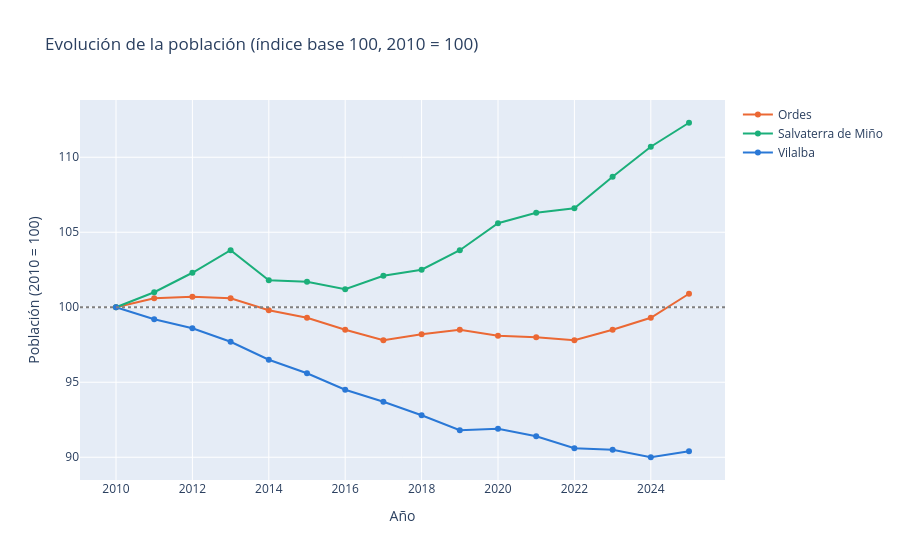

The notebook cell saved with this chart:
### Markdown cell above
## 9. Primeros gráficos

### Code cell
COLORES = {"Vilalba": "#2a78d6", "Ordes": "#eb6834", "Salvaterra de Miño": "#1baf7a"}

fig = px.line(ind[ind["anyo"] >= ANYO_BASE], x="anyo", y="indice_base100", color="concello",
              color_discrete_map=COLORES, markers=True,
              labels={"anyo": "Año", "indice_base100": f"Población ({ANYO_BASE} = 100)", "concello": ""},
              title=f"Evolución de la población (índice base 100, {ANYO_BASE} = 100)")
fig.add_hline(y=100, line_dash="dot", line_color="gray")
fig.show()

### Figure 1 — Plotly figure (JSON) as saved in the notebook; plotly's stock layout.template omitted (floating-point values rounded to 4 significant figures)
{"data": [{"hovertemplate": "=Ordes<br>Año=%{x}<br>Población (2010 = 100)=%{y}<extra></extra>", "legendgroup": "Ordes", "line": {"color": "#eb6834", "dash": "solid"}, "marker": {"symbol": "circle"}, "mode": "lines+markers", "name": "Ordes", "orientation": "v", "showlegend": true, "type": "scatter", "x": [2010, 2011, 2012, 2013, 2014, 2015, 2016, 2017, 2018, 2019, 2020, 2021, 2022, 2023, 2024, 2025], "xaxis": "x", "y": [100.0, 100.6, 100.7, 100.6, 99.8, 99.3, 98.5, 97.8, 98.2, 98.5, 98.1, 98.0, 97.8, 98.5, 99.3, 100.9], "yaxis": "y"}, {"hovertemplate": "=Salvaterra de Miño<br>Año=%{x}<br>Población (2010 = 100)=%{y}<extra></extra>", "legendgroup": "Salvaterra de Miño", "line": {"color": "#1baf7a", "dash": "solid"}, "marker": {"symbol": "circle"}, "mode": "lines+markers", "name": "Salvaterra de Miño", "orientation": "v", "showlegend": true, "type": "scatter", "x": [2010, 2011, 2012, 2013, 2014, 2015, 2016, 2017, 2018, 2019, 2020, 2021, 2022, 2023, 2024, 2025], "xaxis": "x", "y": [100.0, 101.0, 102.3, 103.8, 101.8, 101.7, 101.2, 102.1, 102.5, 103.8, 105.6, 106.3, 106.6, 108.7, 110.7, 112.3], "yaxis": "y"}, {"hovertemplate": "=Vilalba<br>Año=%{x}<br>Población (2010 = 100)=%{y}<extra></extra>", "legendgroup": "Vilalba", "line": {"color": "#2a78d6", "dash": "solid"}, "marker": {"symbol": "circle"}, "mode": "lines+markers", "name": "Vilalba", "orientation": "v", "showlegend": true, "type": "scatter", "x": [2010, 2011, 2012, 2013, 2014, 2015, 2016, 2017, 2018, 2019, 2020, 2021, 2022, 2023, 2024, 2025], "xaxis": "x", "y": [100.0, 99.2, 98.6, 97.7, 96.5, 95.6, 94.5, 93.7, 92.8, 91.8, 91.9, 91.4, 90.6, 90.5, 90.0, 90.4], "yaxis": "y"}], "layout": {"legend": {"title": {"text": ""}, "tracegroupgap": 0}, "shapes": [{"line": {"color": "gray", "dash": "dot"}, "type": "line", "x0": 0, "x1": 1, "xref": "x domain", "y0": 100, "y1": 100, "yref": "y"}], "title": {"text": "Evolución de la población (índice base 100, 2010 = 100)"}, "xaxis": {"anchor": "y", "domain": [0, 1], "title": {"text": "Año"}}, "yaxis": {"anchor": "x", "domain": [0, 1], "title": {"text": "Población (2010 = 100)"}}}}
